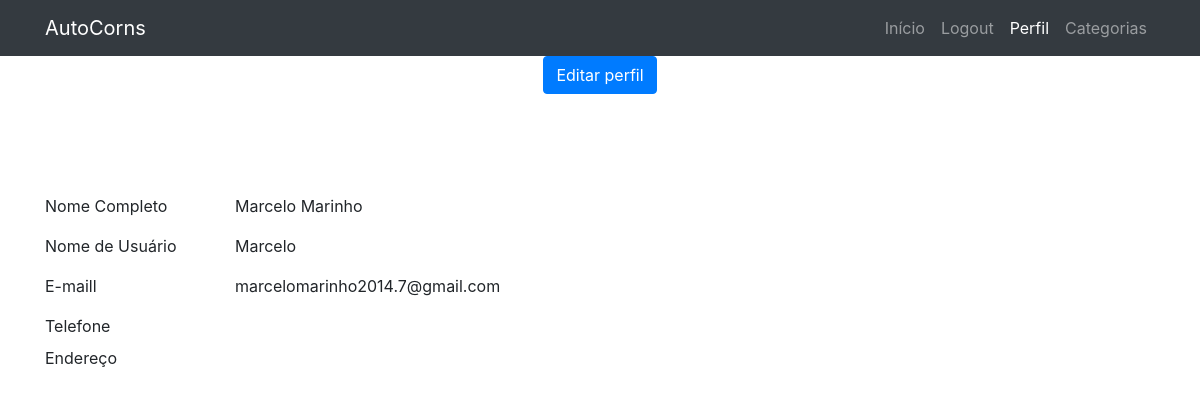
The page /perfil/1 (signed in) on the database as committed earlier.
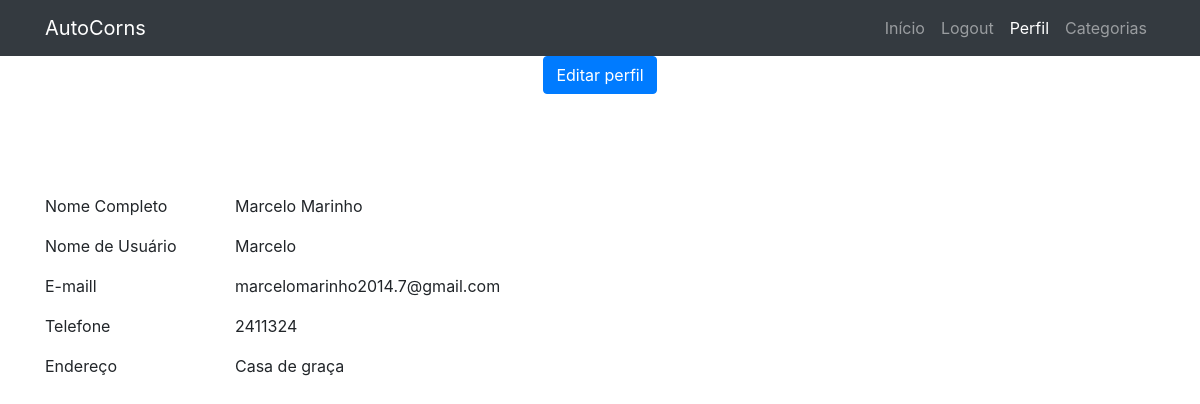
The same page on the database as committed later.
### core/models.py (models this page shows, shortened)
class Usuario(models.Model):
	user = models.ForeignKey(User, on_delete=models.CASCADE, blank=True, null=True)
	endereco = models.CharField('Endereço', max_length=100, blank=True, null=True)
	numero = models.CharField('Contato' , max_length=16, blank=True, null=True)

### core/views.py (the view)
# urls.py: path('perfil/<int:pk>' , perfil, name='perfil'),
@login_required
def perfil(request, pk):
    dados = {}
    user = User.objects.get(pk = pk)
    try:
        usuario = Usuario.objects.get(pk=pk)
    except Usuario.DoesNotExist:
        usuario = None
    dados["usuario"] = usuario
    return render(request, 'perfil.html', dados)

### core/templates/perfil.html (shortened to what this page needs)
<!DOCTYPE html>
{% load static %}
<html lang="en">
<html>
<head>
  <link href="//maxcdn.bootstrapcdn.com/bootstrap/4.1.1/css/bootstrap.min.css" rel="stylesheet" id="bootstrap-css">
  <link href="{% static 'css/heroic-features.css' %}" rel="stylesheet">
</head>
<body>
  <nav class="navbar navbar-expand-lg navbar-dark bg-dark fixed-top">
    <div class="container">
      <a class="navbar-brand" href="#">AutoCorns</a>
      <div class="collapse navbar-collapse" id="navbarResponsive">
        <ul class="navbar-nav ml-auto">
          <li class="nav-item">
            <a class="nav-link" href="{% url 'home' %}">Início
            </a>
          </li>
            {% if user.is_authenticated %}
            <li class="nav-item">
            <a class="nav-link" href="{% url 'login' %}">Logout</a>
            </li>
            {% else %}
            <li class="nav-item">
            <a class="nav-link" href="{% url 'login' %}">Login/Cadastro</a>
            </li>
            {% endif %}
          <li class="nav-item">
            <a class="nav-link active" href="{% url 'perfil' user.id %}">Perfil</a>
          </li>
          <li class="nav-item">
            <a class="nav-link" href="{% url 'categoria' %}">Categorias</a>
          </li>
        </ul>
      </div>
    </div>
  </nav>
<div class="container emp-profile">
            <form method="post">
                <div class="row">
                    <div class="col-12 center1">
                        <a href="{% url 'edit_perfil' user.id %}" class="profile-edit-btn btn-primary btn"> Editar perfil</a>
                    </div>
                </div>
                <div class="row">
                    <div class="col-md-4">
                        <div class="tab-content profile-tab" id="myTabContent">
                            <div class="tab-pane fade show active" id="home" role="tabpanel" aria-labelledby="home-tab">
                                        <div class="row">
                                            <div class="col-md-6">
                                                <label>Nome Completo</label>
                                            </div>
                                            <div class="col-md-6">
                                                <p>{{user.first_name}} {{ user.last_name }}</p>
                                            </div>
                                        </div>
                                        <div class="row">
                                            <div class="col-md-6">
                                                <label>Nome de Usuário</label>
                                            </div>
                                            <div class="col-md-6">
                                                <p>{{user.username}}</p>
                                            </div>
                                        </div>
                                        <div class="row">
                                            <div class="col-md-6">
                                                <label>E-maill</label>
                                            </div>
                                            <div class="col-md-6">
                                                <p>{{user.email}}</p>
                                            </div>
                                        </div>
                                        <div class="row">
                                            <div class="col-md-6">
                                                <label>Telefone</label>
                                            </div>
                                            <div class="col-md-6">
                                                <p>{{usuario.numero}}</p>
                                            </div>
                                        </div>
                                        <div class="row">
                                            <div class="col-md-6">
                                                <label>Endereço</label>
                                            </div>
                                            <div class="col-md-6">
                                                <p>{{usuario.endereco}}</p>
                                            </div>
                                        </div>
                        </div>
                    </div>
                </div>
            </form>
        </div>

### core/static/css/heroic-features.css (style rules this page uses)
body { padding-top: 56px; }

### core/templates/perfil.html (style rules this page uses)
.center1 { margin: 0 auto; text-align: center; margin-bottom: 100px; }

Rows that differ between the two databases and show on the page:
added Usuario: numero "2411324", endereco "Casa de graça"
